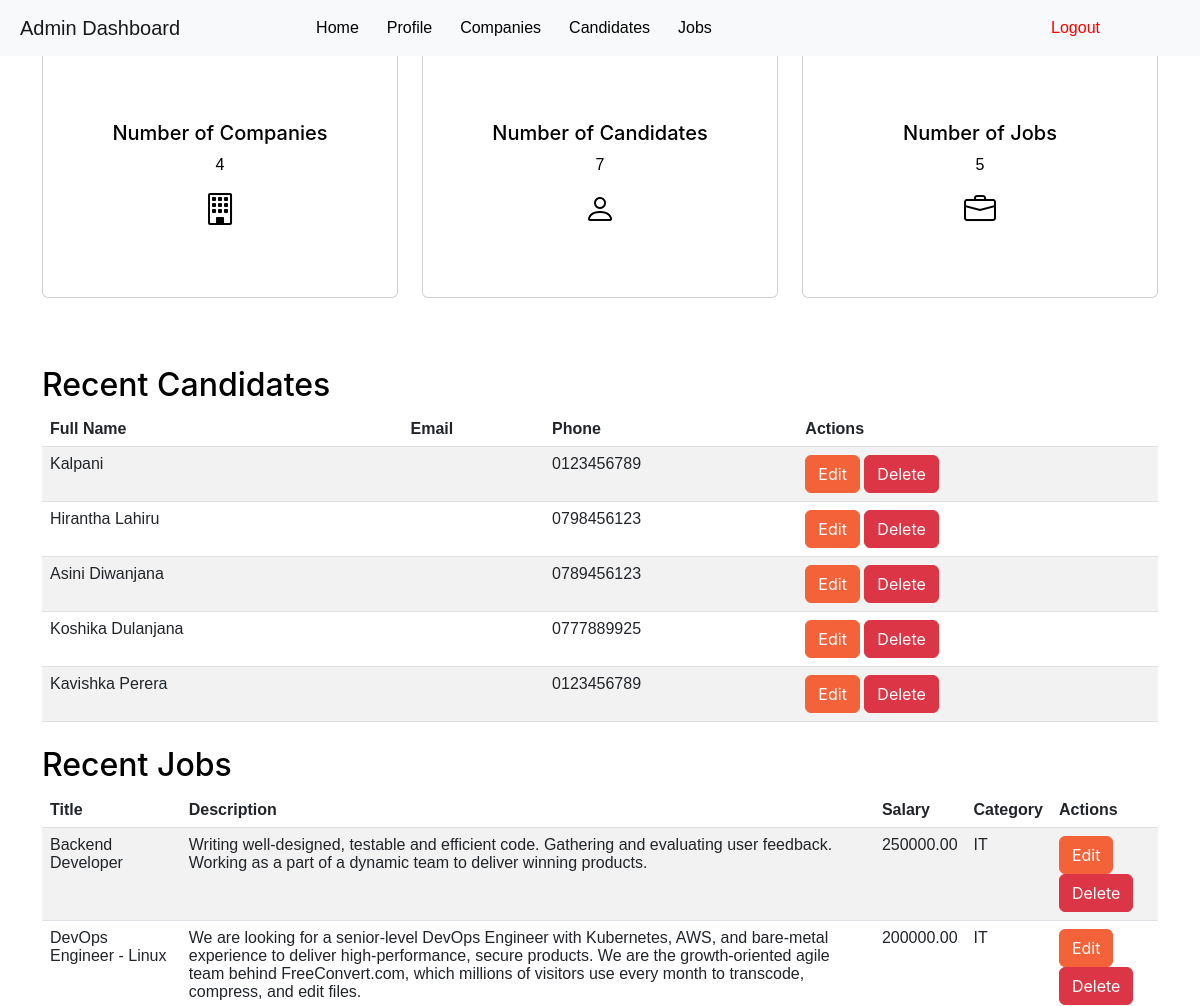
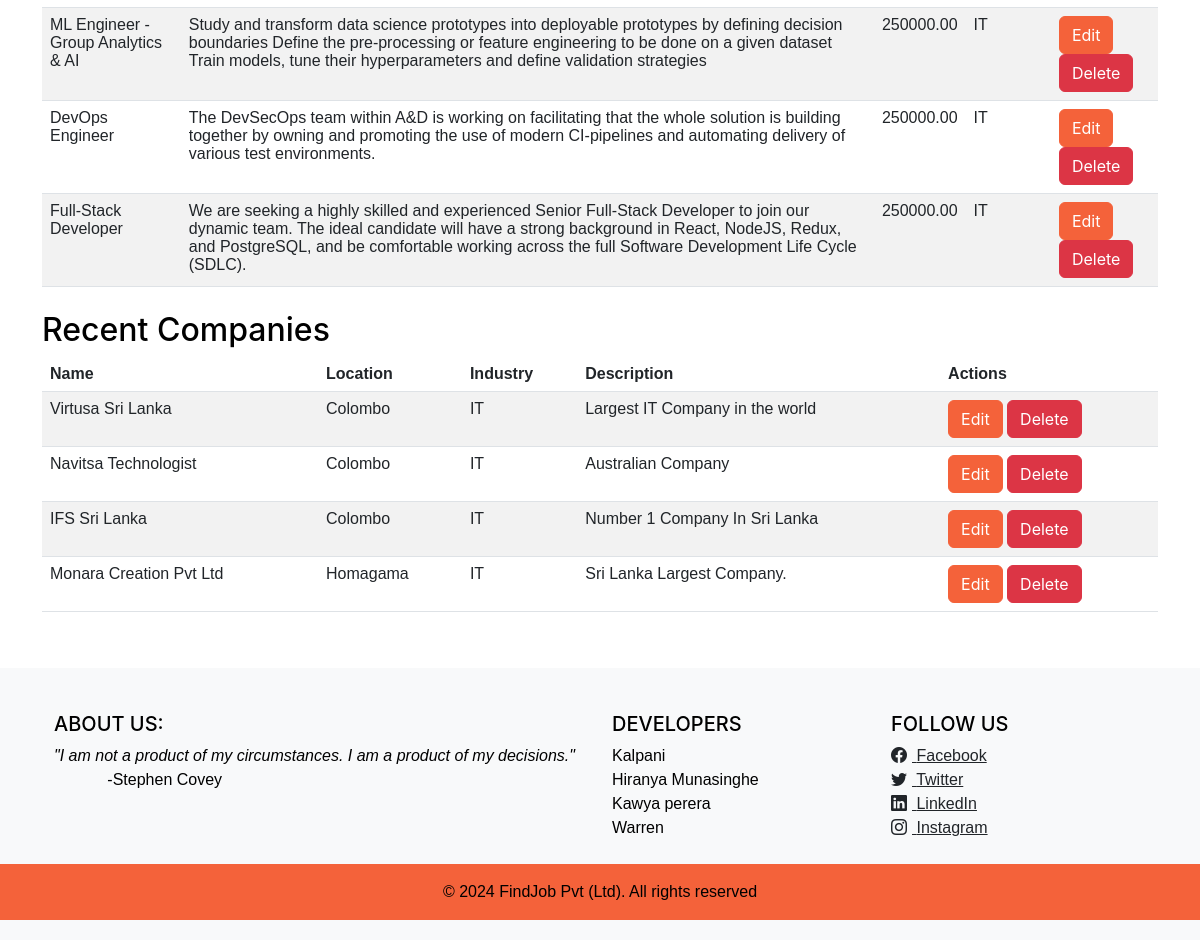
Screenshot of /admin/index.php (signed in) with the database file from the repository (2 pictures, top to bottom).
### tables this page shows
CREATE TABLE IF NOT EXISTS `candidates` (
  `candidate_id` int NOT NULL AUTO_INCREMENT,
  `user_id` int NOT NULL,
  `full_name` varchar(100) NOT NULL,
  `phone_number` varchar(20) DEFAULT NULL,
  `address` text,
  `cv_file` varchar(255) DEFAULT NULL,
  PRIMARY KEY (`candidate_id`),
  KEY `user_id` (`user_id`)
);

CREATE TABLE IF NOT EXISTS `jobs` (
  `job_id` int NOT NULL AUTO_INCREMENT,
  `company_id` int NOT NULL,
  `title` varchar(100) NOT NULL,
  `description` text,
  `requirements` text,
  `salary` decimal(10,2) DEFAULT NULL,
  `category` varchar(50) DEFAULT NULL,
  `date_posted` timestamp NULL DEFAULT CURRENT_TIMESTAMP,
  `location` varchar(100) DEFAULT NULL,
  PRIMARY KEY (`job_id`),
  KEY `company_id` (`company_id`)
);

CREATE TABLE IF NOT EXISTS `companies` (
  `company_id` int NOT NULL AUTO_INCREMENT,
  `user_id` int NOT NULL,
  `company_name` varchar(100) NOT NULL,
  `location` varchar(100) DEFAULT NULL,
  `industry` varchar(100) DEFAULT NULL,
  `description` text,
  PRIMARY KEY (`company_id`),
  KEY `user_id` (`user_id`)
);

### includes/functions.php (called while the page is built, shortened)
<?php
function getCount($table) {
    $conn = dbConnect();
    $sql = "SELECT COUNT(*) as count FROM $table";
    $result = $conn->query($sql);
    if ($result->num_rows > 0) {
        $row = $result->fetch_assoc();
        return $row['count'];
    } else {
        return 0;
    }
}
function getRecent($table, $id) {
    $conn = dbConnect();
    $sql = "SELECT * FROM $table ORDER BY $id DESC LIMIT 5";
    $result = $conn->query($sql);
    $rows = array();
    if ($result->num_rows > 0) {
        while ($row = $result->fetch_assoc()) {
            $rows[] = $row;
        }
    }
    return $rows;
}
?>

### admin/index.php (the view, shortened to what this page needs)
<?php
require_once '../includes/functions.php';
$numCompanies = getCount('companies');
$numCandidates = getCount('candidates');
$numJobs = getCount('jobs');
$recentCandidates = getRecent('candidates', 'candidate_id');
$recentJobs = getRecent('jobs', 'job_id');
$recentCompanies = getRecent('companies', 'company_id');
?>
<html lang="en">
<head>
    <link rel="stylesheet" href="../assets/index/css/styles.css">
    <link href="https://cdn.jsdelivr.net/npm/bootstrap-icons@1.5.0/font/bootstrap-icons.css" rel="stylesheet" />
</head>
<body>
    <?php include '../templates/admin_navbar.php'; ?>
    <main class="container mt-5">
        <div class="row">
            <div class="col-md-4">
                <div class="card text-center">
                    <div class="card-body">
                        <h5 class="card-title">Number of Companies</h5>
                        <p class="card-text"><?php echo $numCompanies; ?></p>
                        <i class="bi bi-building fs-2"></i>
                    </div>
                </div>
            </div>
            <div class="col-md-4">
                <div class="card text-center">
                    <div class="card-body">
                        <h5 class="card-title">Number of Candidates</h5>
                        <p class="card-text"><?php echo $numCandidates; ?></p>
                        <i class="bi bi-person fs-2"></i>
                    </div>
                </div>
            </div>
            <div class="col-md-4">
                <div class="card text-center">
                    <div class="card-body">
                        <h5 class="card-title">Number of Jobs</h5>
                        <p class="card-text"><?php echo $numJobs; ?></p>
                        <i class="bi bi-briefcase fs-2"></i>
                    </div>
                </div>
            </div>
        </div>
        <h2 class="mt-5">Recent Candidates</h2>
        <table class="table table-striped">
            <thead>
                <tr>
                    <th>Full Name</th>
                    <th>Email</th>
                    <th>Phone</th>
                    <th>Actions</th>
                </tr>
            </thead>
            <tbody>
                <?php foreach ($recentCandidates as $candidate): ?>
                    <tr>
                        <td><?php echo htmlspecialchars($candidate['full_name']); ?></td>
                        <td><?php echo htmlspecialchars($candidate['email']); ?></td>
                        <td><?php echo htmlspecialchars($candidate['phone_number']); ?></td>
                        <td>
                            <a href="edit_candidate.php?id=<?php echo $candidate['candidate_id']; ?>" class="btn btn-primary">Edit</a>
                            <a href="delete_candidate.php?id=<?php echo $candidate['candidate_id']; ?>" class="btn btn-danger" onclick="return confirm('Are you sure you want to delete this candidate?');">Delete</a>
                        </td>
                    </tr>
                <?php endforeach; ?>
            </tbody>
        </table>
        <h2 class="mt-4">Recent Jobs</h2>
        <table class="table table-striped">
            <thead>
                <tr>
                    <th>Title</th>
                    <th>Description</th>
                    <th>Salary</th>
                    <th>Category</th>
                    <th>Actions</th>
                </tr>
            </thead>
            <tbody>
                <?php foreach ($recentJobs as $job): ?>
                    <tr>
                        <td><?php echo htmlspecialchars($job['title']); ?></td>
                        <td><?php echo htmlspecialchars($job['description']); ?></td>
                        <td><?php echo htmlspecialchars($job['salary']); ?></td>
                        <td><?php echo htmlspecialchars($job['category']); ?></td>
                        <td>
                            <a href="edit_job.php?id=<?php echo $job['job_id']; ?>" class="btn btn-primary">Edit</a>
                            <a href="delete_job.php?id=<?php echo $job['job_id']; ?>" class="btn btn-danger" onclick="return confirm('Are you sure you want to delete this job?');">Delete</a>
                        </td>
                    </tr>
                <?php endforeach; ?>
            </tbody>
        </table>
        <h2 class="mt-4">Recent Companies</h2>
        <table class="table table-striped">
            <thead>
                <tr>
                    <th>Name</th>
                    <th>Location</th>
                    <th>Industry</th>
                    <th>Description</th>
                    <th>Actions</th>
                </tr>
            </thead>
            <tbody>
                <?php foreach ($recentCompanies as $company): ?>
                    <tr>
                        <td><?php echo htmlspecialchars($company['company_name']); ?></td>
                        <td><?php echo htmlspecialchars($company['location']); ?></td>
                        <td><?php echo htmlspecialchars($company['industry']); ?></td>
                        <td><?php echo htmlspecialchars($company['description']); ?></td>
                        <td>
                            <a href="edit_company.php?id=<?php echo $company['company_id']; ?>" class="btn btn-primary">Edit</a>
                            <a href="delete_company.php?id=<?php echo $company['company_id']; ?>" class="btn btn-danger" onclick="return confirm('Are you sure you want to delete this company?');">Delete</a>
                        </td>
                    </tr>
                <?php endforeach; ?>
            </tbody>
        </table>
    </main>
    <?php include '../templates/footer.php'; ?>
</body>
</html>

### templates/admin_navbar.php (shortened to what this page needs)
<nav class="navbar navbar-expand-lg navbar-light bg-light">
    <a class="navbar-brand" href="index.php">Admin Dashboard</a>
    <div class="collapse navbar-collapse" id="navbarNav">
        <ul class="navbar-nav me-auto">
        <li class="nav-item">
                <a class="nav-link" href="../admin/index.php">Home</a>
            </li>
            <li class="nav-item">
                <a class="nav-link" href="../admin/profile.php">Profile</a>
            </li>
            <li class="nav-item">
                <a class="nav-link" href="../admin/companies.php">Companies</a>
            </li>
            <li class="nav-item">
                <a class="nav-link" href="../admin/candidates.php">Candidates</a>
            </li>
            <li class="nav-item">
                <a class="nav-link" href="../admin/jobs.php">Jobs</a>
            </li>
        </ul>
        <ul class="navbar-nav ms-auto">
            <li class="nav-item">
                <a class="nav-link" href="../public/logout.php" id="logout">Logout</a>
            </li>
        </ul>
    </div>
</nav>

### templates/footer.php (shortened to what this page needs)
<footer class="bg-light text-center text-lg-start">
    <div class="container p-4">
        <div class="row">
            <div class="col-lg-6 col-md-12 mb-4 mb-md-0">
                <h5 class="text-uppercase">About us:</h5>
                <p>
                <i>"I am not a product of my circumstances. I am a product of my decisions."</i> <br>&nbsp;&nbsp;&nbsp;&nbsp;&nbsp;&nbsp;&nbsp;&nbsp;&nbsp;&nbsp;&nbsp;&nbsp;-Stephen Covey
                </p>
            </div>
            <div class="col-lg-3 col-md-6 mb-4 mb-md-0">
                <h5 class="text-uppercase">Developers</h5>
                <ul class="list-unstyled mb-0">
                    <li>
                        <span>Kalpani</span>
                    </li>
                    <li>
                        <span>Hiranya Munasinghe</span>
                    </li>
                    <li>
                        <span>Kawya perera</span>
                    </li>
                    <li>
                        <span>Warren</span>
                    </li>
                </ul>
            </div>
            <div class="col-lg-3 col-md-6 mb-4 mb-md-0">
                <h5 class="text-uppercase">Follow Us</h5>
                <ul class="list-unstyled mb-0">
                    <li>
                        <a href="#!" class="text-dark social-link" target="_blank" rel="noopener noreferrer">
                            <i class="bi bi-facebook"></i> Facebook
                        </a>
                    </li>
                    <li>
                        <a href="#!" class="text-dark social-link" target="_blank" rel="noopener noreferrer">
                            <i class="bi bi-twitter"></i> Twitter
                        </a>
                    </li>
                    <li>
                        <a href="#!" class="text-dark social-link" target="_blank" rel="noopener noreferrer">
                            <i class="bi bi-linkedin"></i> LinkedIn
                        </a>
                    </li>
                    <li>
                        <a href="#!" class="text-dark social-link" target="_blank" rel="noopener noreferrer">
                            <i class="bi bi-instagram"></i> Instagram
                        </a>
                    </li>
                </ul>
            </div>
        </div>
    </div>
    <div class="text-center p-3" style="background-color: #f4623a;">
        © 2024 FindJob Pvt (Ltd). All rights reserved
    </div>
</footer>
<link href="https://cdn.jsdelivr.net/npm/bootstrap-icons/font/bootstrap-icons.css" rel="stylesheet">

### admin/index.php (style rules this page uses)
html, body { height: 100%; }
body { display: flex; flex-direction: column; font-family: 'Merriweather Sans', sans-serif; color: #000; padding-top: 0; }
main { flex: 1; padding-bottom: 40px; }
footer { background-color: #f8f9fa; padding: 20px 0; position: relative; bottom: 0; width: 100%; }
.navbar { background-color: #fff; position: fixed; top: 0; width: 100%; z-index: 1030; }
.card { height: 250px; transition: all 0.3s ease; margin-bottom: 20px; }
.card-body { display: flex; flex-direction: column; justify-content: center; }

### templates/admin_navbar.php (style rules this page uses)
#logout { color: red; padding-right: 100px; }
.navbar-brand { padding-left: 20px; }
.navbar-nav { padding-left: 100px; }
.navbar-light .navbar-nav .nav-link { padding-left: 20px; color: black; }

### templates/footer.php (style rules this page uses)
.social-link { display: inline-block; color: #000; transition: all 0.3s; }
.social-link i { margin-right: 5px; }

### rows the page displays
candidates: full_name "Kalpani", phone_number "0123456789"
candidates: full_name "Hirantha Lahiru", phone_number "0798456123"
candidates: full_name "Asini Diwanjana", phone_number "0789456123"
candidates: full_name "Koshika Dulanjana", phone_number "0777889925"
candidates: full_name "Kavishka Perera", phone_number "0123456789"
jobs: title "Backend Developer", description "Writing well-designed, testable and efficient code. Gathering and evaluating user feedback. Working as a part of a dynamic team to deliver winning products.", salary "250000.00", category "IT"
jobs: title "DevOps Engineer - Linux", description "We are looking for a senior-level DevOps Engineer with Kubernetes, AWS, and bare-metal experience to deliver high-performance, secure products. We are the growth-oriented agile team behind FreeConvert.com, which millions of visitors use every month to transcode, compress, and edit files.", salary "200000.00", category "IT"
jobs: title "ML Engineer - Group Analytics & AI", description "Study and transform data science prototypes into deployable prototypes by defining decision boundaries Define the pre-processing or feature engineering to be done on a given dataset Train models, tune their hyperparameters and define validation strategies", salary "250000.00", category "IT"
jobs: title "DevOps Engineer", description "The DevSecOps team within A&D is working on facilitating that the whole solution is building together by owning and promoting the use of modern CI-pipelines and automating delivery of various test environments.", salary "250000.00", category "IT"
jobs: title "Full-Stack Developer", description "We are seeking a highly skilled and experienced Senior Full-Stack Developer to join our dynamic team. The ideal candidate will have a strong background in React, NodeJS, Redux, and PostgreSQL, and be comfortable working across the full Software Development Life Cycle (SDLC).", salary "250000.00", category "IT"
companies: company_name "Virtusa Sri Lanka", location "Colombo", industry "IT", description "Largest IT Company in the world"
companies: company_name "Navitsa Technologist", location "Colombo", industry "IT", description "Australian Company"
companies: company_name "IFS Sri Lanka", location "Colombo", industry "IT", description "Number 1 Company In Sri Lanka"
companies: company_name "Monara Creation Pvt Ltd", location "Homagama", industry "IT", description "Sri Lanka Largest Company."

### other values shown
$numCompanies "4"
$numCandidates "7"
$numJobs "5"
